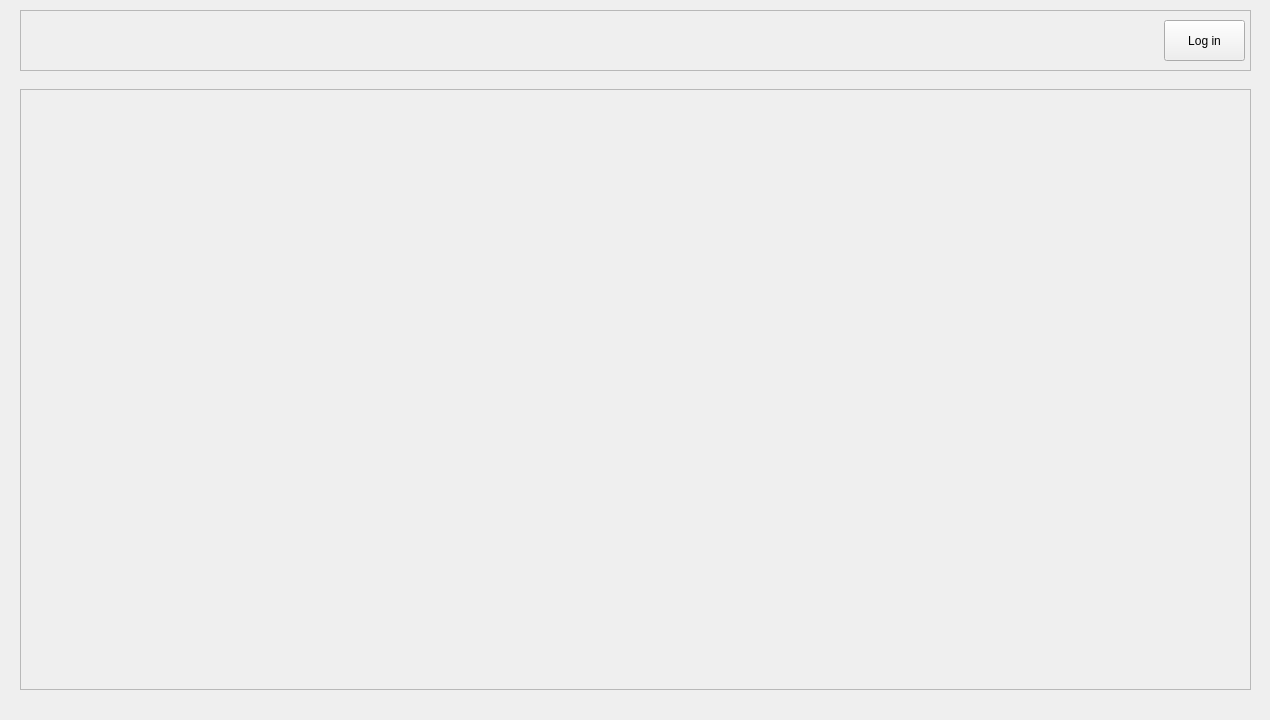
<?xml version="1.0" encoding="UTF-8"?>
<ui version="4.0">
 <class>Form</class>
 <widget class="QWidget" name="Form">
  <property name="geometry">
   <rect>
    <x>0</x>
    <y>0</y>
    <width>1270</width>
    <height>720</height>
   </rect>
  </property>
  <property name="windowTitle">
   <string>Form</string>
  </property>
  <widget class="QFrame" name="frame">
   <property name="geometry">
    <rect>
     <x>20</x>
     <y>10</y>
     <width>1231</width>
     <height>61</height>
    </rect>
   </property>
   <property name="frameShape">
    <enum>QFrame::StyledPanel</enum>
   </property>
   <property name="frameShadow">
    <enum>QFrame::Raised</enum>
   </property>
   <widget class="QPushButton" name="login_button">
    <property name="geometry">
     <rect>
      <x>1144</x>
      <y>10</y>
      <width>81</width>
      <height>41</height>
     </rect>
    </property>
    <property name="text">
     <string>Log in</string>
    </property>
   </widget>
   <widget class="QLabel" name="logo_label">
    <property name="geometry">
     <rect>
      <x>10</x>
      <y>10</y>
      <width>47</width>
      <height>41</height>
     </rect>
    </property>
    <property name="text">
     <string/>
    </property>
   </widget>
  </widget>
  <widget class="QScrollArea" name="Main_conteiner">
   <property name="geometry">
    <rect>
     <x>20</x>
     <y>89</y>
     <width>1231</width>
     <height>601</height>
    </rect>
   </property>
   <property name="widgetResizable">
    <bool>true</bool>
   </property>
   <widget class="QWidget" name="scrollAreaWidgetContents">
    <property name="geometry">
     <rect>
      <x>0</x>
      <y>0</y>
      <width>1229</width>
      <height>599</height>
     </rect>
    </property>
   </widget>
  </widget>
 </widget>
 <resources/>
 <connections/>
</ui>
